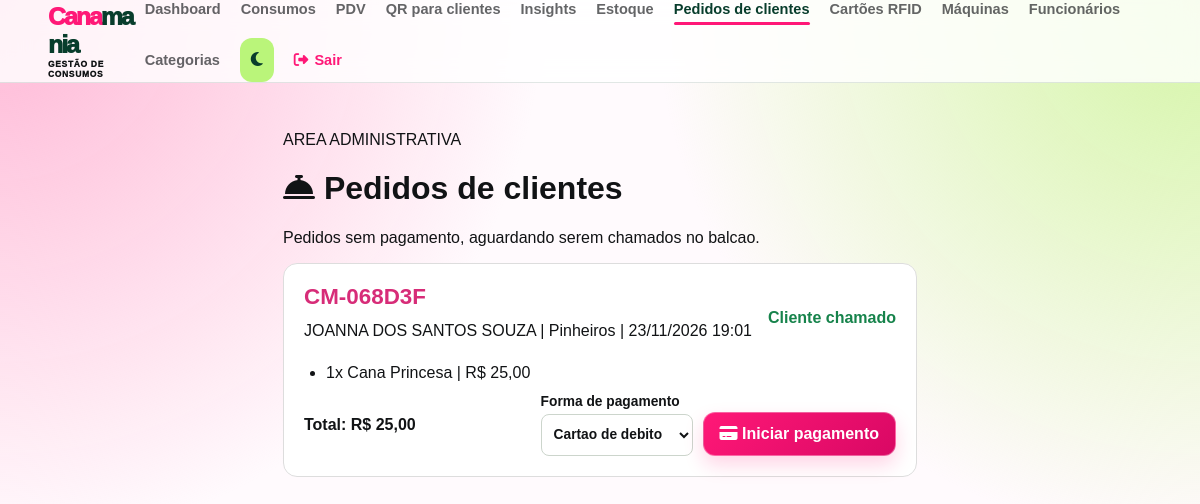
/admin/pedidos-clientes (signed in), run on an earlier commit of the app's database.
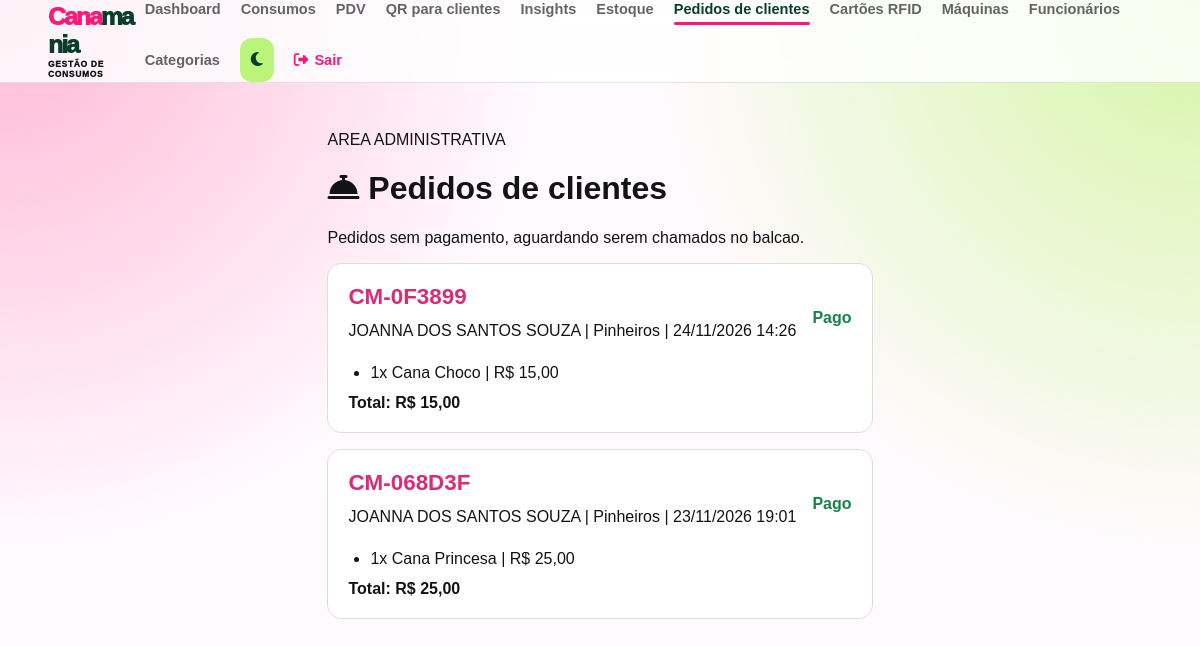
And on a later commit of the database.
### app/models/pedido_cliente.py (models this page shows)
class PedidoCliente(Base):
    __tablename__ = "pedidos_clientes"
    id = Column(Integer, primary_key=True)
    codigo = Column(String(12), nullable=False, unique=True, index=True)
    usuario_id = Column(Integer, ForeignKey("usuarios.id", ondelete="SET NULL"), nullable=True, index=True)
    nome_cliente = Column(String(100), nullable=False)
    itens_json = Column(Text, nullable=False)
    filial = Column(String(80), nullable=False)
    total = Column(Float, nullable=False)
    status = Column(String(20), nullable=False, default="aguardando", index=True)
    criado_em = Column(DateTime, nullable=False, server_default=func.now(), index=True)
    chamado_em = Column(DateTime, nullable=True)
    operacao_rfid_id = Column(String(32), nullable=True)
    qr_url = Column(String(500), nullable=True)

### app/controllers/pedidos_cliente_controller.py (the view)
@router.get("/admin/pedidos-clientes")
def listar_pedidos(request: Request, db: Session = Depends(get_db), usuario=Depends(get_admin)):
    pedidos = db.query(PedidoCliente).order_by(
        (PedidoCliente.status == "aguardando").desc(), PedidoCliente.criado_em.desc()).limit(200).all()
    for pedido in pedidos:
        pedido.itens = json.loads(pedido.itens_json)
        pedido.pagamento = db.query(OperacaoRFID).filter_by(operacao_id=pedido.operacao_rfid_id).first() if pedido.operacao_rfid_id else None
    return templates.TemplateResponse(request, "pedidos_clientes.html",
        {"request": request, "usuario": usuario, "pedidos": pedidos})

### app/templates/pedidos_clientes.html (shortened to what this page needs)
<!doctype html>
<html lang="pt-BR"><head><link rel="stylesheet" href="/static/css/base.css"><link rel="stylesheet" href="/static/css/ui.css"><link rel="stylesheet" href="/static/css/theme-accents.css"><link rel="stylesheet" href="/static/css/dark-surfaces.css"><link rel="stylesheet" href="https://cdnjs.cloudflare.com/ajax/libs/font-awesome/6.5.2/css/all.min.css"></head><body>{% include "partials/navbar.html" %}<main class="pedidos-wrap"><div class="header-vendas"><div><p>AREA ADMINISTRATIVA</p><h1><i class="fa-solid fa-bell-concierge"></i> Pedidos de clientes</h1><p>Pedidos sem pagamento, aguardando serem chamados no balcao.</p></div></div>{% for pedido in pedidos %}<article class="pedido-card"><div class="pedido-top"><div><span class="pedido-codigo">{{ pedido.codigo }}</span><div class="pedido-meta">{{ pedido.nome_cliente }} | {{ pedido.filial }} | {{ pedido.criado_em.strftime('%d/%m/%Y %H:%M') if pedido.criado_em else '' }}</div></div><div class="pedido-status {{ pedido.status }}">{{ 'Aguardando' if pedido.status == 'aguardando' else ('Pagamento em andamento' if pedido.status == 'pagando' else ('Pago' if pedido.status == 'pago' else 'Cliente chamado')) }}</div></div><ul class="pedido-itens">{% for item in pedido.itens %}<li>{{ item.quantidade }}x {{ item.nome }} | R$ {{ '%.2f'|format(item.subtotal)|replace('.', ',') }}</li>{% endfor %}</ul><div class="pedido-top"><strong>Total: R$ {{ '%.2f'|format(pedido.total)|replace('.', ',') }}</strong>{% if pedido.status == 'aguardando' %}<form method="post" action="/admin/pedidos-clientes/{{ pedido.codigo }}/chamar"><button type="submit"><i class="fa-solid fa-bullhorn"></i> Chamar cliente</button></form>{% elif pedido.status == 'chamado' or (pedido.pagamento and pedido.pagamento.status in ['negado_saldo_insuficiente','expirado','erro_comunicacao','cancelado','erro']) %}<form method="post" action="/admin/pedidos-clientes/{{ pedido.codigo }}/pagar" class="forma-pagamento-admin"><label>Forma de pagamento<select name="forma_pagamento" required><option value="debito">Cartao de debito</option></select></label><button type="submit"><i class="fa-solid fa-credit-card"></i> Iniciar pagamento</button></form>{% endif %}</div></article>{% else %}<div class="pedido-card pedido-vazio">Ainda nao ha pedidos de clientes.</div>{% endfor %}</main></body></html>

What changed in the data, as far as the page shows it:
added PedidoCliente: codigo "CM-0F3899", nome_cliente "JOANNA DOS SANTOS SOUZA", filial "Pinheiros", criado_em "24/11/2026 14:26", status "Pago", quantidade "1", nome "Cana Choco", subtotal "15,00", total "15,00"
changed PedidoCliente "CM-068D3F": status "Cliente chamado" → "Pago"; forma_pagamento "Cartao de debito" → (not shown)
